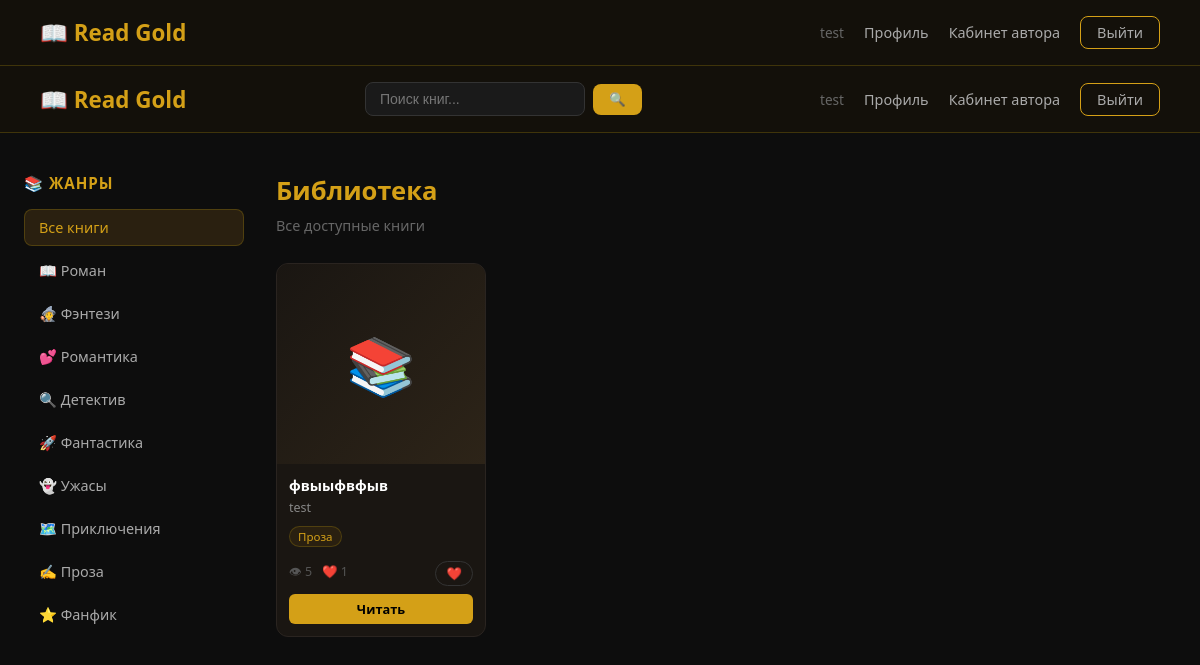
/dashboard (signed in), run on an earlier commit of the app's database.
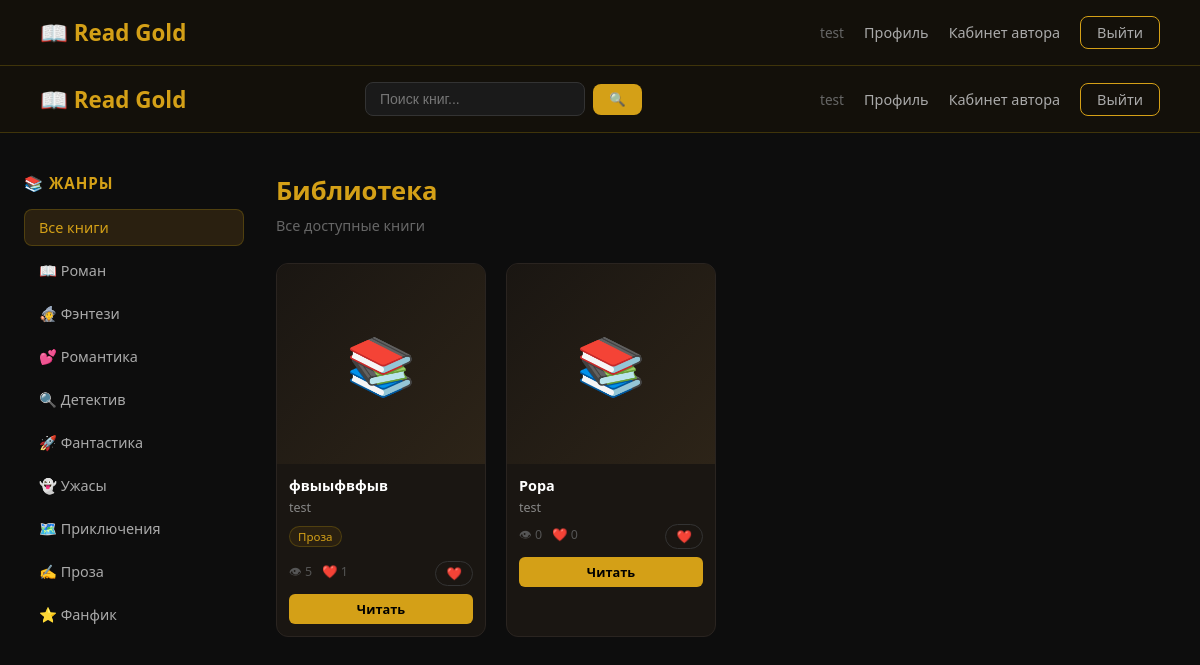
And on a later commit of the database.
### models.py (models this page shows)
class Book(db.Model):
    id = db.Column(db.Integer, primary_key=True)
    title = db.Column(db.String(200), nullable=False)
    description = db.Column(db.Text, nullable=True)
    genre = db.Column(db.String(50), nullable=True)
    cover = db.Column(db.String(200), nullable=True)
    views = db.Column(db.Integer, default=0)
    likes = db.Column(db.Integer, default=0)
    author_id = db.Column(db.Integer, db.ForeignKey('user.id'), nullable=False)
    liked_by = db.relationship('Like', backref='book', lazy=True)
    chapters = db.relationship('Chapter', backref='book', lazy=True, order_by='Chapter.number')
    comments = db.relationship('Comment', backref='book', lazy=True)

class User(db.Model, UserMixin):
    id = db.Column(db.Integer, primary_key=True)
    username = db.Column(db.String(80), unique=True, nullable=False)
    email = db.Column(db.String(120), unique=True, nullable=False)
    password = db.Column(db.String(200), nullable=False)
    role = db.Column(db.String(20), default='reader')
    avatar = db.Column(db.String(200), nullable=True)
    bio = db.Column(db.Text, nullable=True)
    books = db.relationship('Book', backref='author', lazy=True)
    posts = db.relationship('Post', backref='user', lazy=True)

### app.py (the view)
@app.route('/dashboard')
@login_required
def dashboard():
    if current_user.role == 'author':
        book_id = request.args.get('book_id', type=int)
        if book_id:
            my_books = Book.query.filter_by(author_id=current_user.id).all()
            selected_book = Book.query.get(book_id)
            return render_template('author.html', my_books=my_books, selected_book=selected_book)
    selected_genre = request.args.get('genre')
    if selected_genre:
        books = Book.query.filter_by(genre=selected_genre).all()
    else:
        books = Book.query.all()
    return render_template('books.html', books=books, selected_genre=selected_genre)

### app.py (called while the page is built)
@login_manager.user_loader
def load_user(user_id):
    return User.query.get(int(user_id))

### templates/books.html (shortened to what the changed rows need)
<!DOCTYPE html>
<html lang="ru">
<head>
</head>
<body>
    <div class="page">
        <div class="main">
            <h2>Библиотека</h2>
            {% if books %}
            <div class="books-grid">
                {% for book in books %}
                <div class="book-card">
                    <a href="/book/{{ book.id }}" class="book-cover">📚</a>
                    <div class="book-info">
                        <div class="book-title">{{ book.title }}</div>
                        <div class="book-author">{{ book.author.username }}</div>
                        {% if book.genre %}
                        <span class="book-genre">{{ book.genre }}</span>
                        {% endif %}
                        <div class="book-actions">
                            <div class="book-stats">
                                <span>👁 {{ book.views }}</span>
                                <span>❤️ {{ book.likes }}</span>
                            </div>
                            <a href="/like/{{ book.id }}" class="like-btn">❤️</a>
                        </div>
                        <a href="/book/{{ book.id }}" class="read-btn">Читать</a>
                    </div>
                </div>
                {% endfor %}
            </div>
            {% else %}
            <div class="empty">
                <div class="icon">📭</div>
                <p>Книг в этом жанре пока нет</p>
            </div>
            {% endif %}
        </div>
    </div>
</body>
</html>

What changed in the data, as far as the page shows it:
added Book: title "Popa", author.username "test", views "0", likes "0"
